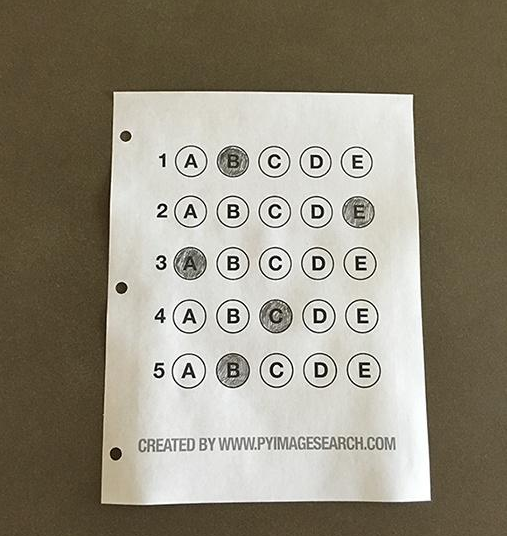
#> input picture week2/image3.png, 507 x 536 px
$ python 4.py
#> lines starting #> are read from the running program, lines starting #| are printed output that depends on the picture; after the words box and inside, x2 and y2 are one past the last pixel; in counts of white or black regions, pixels touching at a corner belong together
import cv2
import numpy as np


def order_points(pts):
    rect = np.zeros((4, 2), dtype="float32")
    s = pts.sum(axis=1)
    rect[0] = pts[np.argmin(s)]
    rect[2] = pts[np.argmax(s)]

    diff = np.diff(pts, axis=1)
    rect[1] = pts[np.argmin(diff)]
    rect[3] = pts[np.argmax(diff)]

    return rect


def get_scan(image_path):
#> called with image_path = 'image3.png'
    image = cv2.imread(image_path)
#> image is the input picture: shape (536, 507, 3); mean B, G, R 123.1, 139, 145.3
    gray = cv2.cvtColor(image, cv2.COLOR_BGR2GRAY)
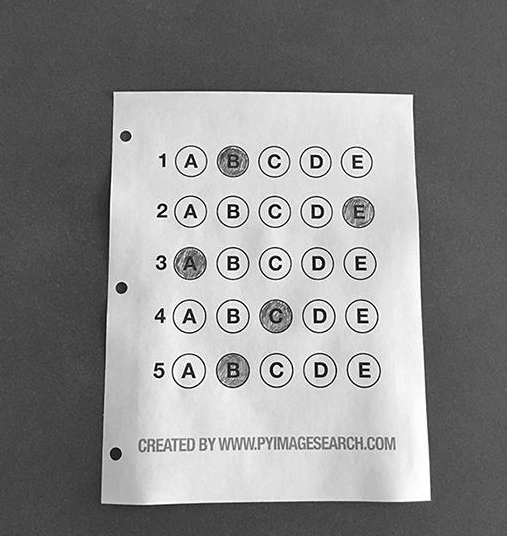
#> gray: shape (536, 507); min 0, max 255, mean 139.1
    blurred = cv2.GaussianBlur(gray, (5, 5), 0)
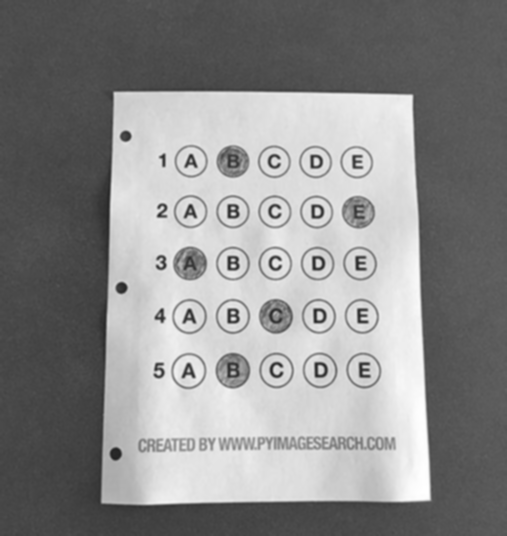
#> blurred: shape (536, 507); min 35, max 255, mean 139.1
    edged = cv2.Canny(blurred, 75, 200)
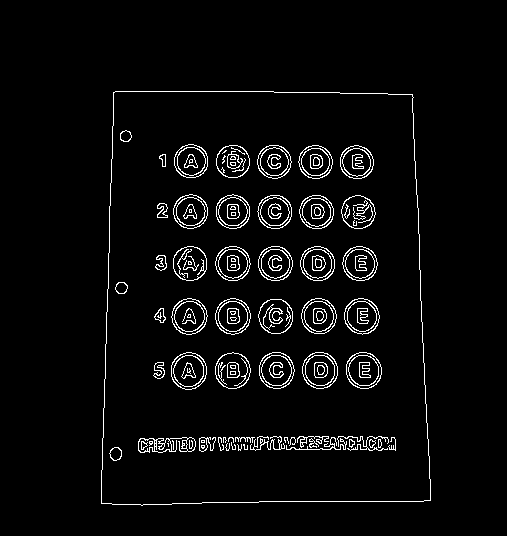
#> edged: shape (536, 507); 4% white in thin lines or dots, all inside (x1, y1, x2, y2) = (101, 91, 431, 506)

    contours, _ = cv2.findContours(edged, cv2.RETR_EXTERNAL, cv2.CHAIN_APPROX_SIMPLE)
#> contours = 1 contour; box (x1, y1, x2, y2) and area: (101, 91, 431, 506) 128732
    contours = sorted(contours, key=cv2.contourArea, reverse=True)[:5]

    card_contour = None
    for contour in contours:
        perimeter = cv2.arcLength(contour, True)
        approx = cv2.approxPolyDP(contour, 0.02 * perimeter, True)
        if len(approx) == 4:
            card_contour = approx
            break
#> this loop made 1 pass
#> (perimeter, card_contour) on pass 1: (1462.8, [[113, 92], [101, 503], [430, 500], [412, 94]])

    rect = order_points(card_contour.reshape(4, 2))
#> in order_points, `s = pts.sum(axis=1)`: s = [205, 604, 930, 506]
#> in order_points, `diff = np.diff(pts, axis=1)`: diff = [-21, 402, 70, -318]
#> rect = [[113, 92], [412, 94], [430, 500], [101, 503]]
    (tl, tr, br, bl) = rect
#> tl = [113, 92]; tr = [412, 94]; br = [430, 500]; bl = [101, 503]

    widthA = np.sqrt(((br[0] - bl[0]) ** 2) + ((br[1] - bl[1]) ** 2))
#> widthA = 329
    widthB = np.sqrt(((tr[0] - tl[0]) ** 2) + ((tr[1] - tl[1]) ** 2))
#> widthB = 299
    maxWidth = max(int(widthA), int(widthB))
#> maxWidth = 329

    heightA = np.sqrt(((tr[0] - br[0]) ** 2) + ((tr[1] - br[1]) ** 2))
#> heightA = 406.4
    heightB = np.sqrt(((tl[0] - bl[0]) ** 2) + ((tl[1] - bl[1]) ** 2))
#> heightB = 411.2
    maxHeight = max(int(heightA), int(heightB))
#> maxHeight = 411

    dst = np.array([
        [0, 0],
        [maxWidth - 1, 0],
        [maxWidth - 1, maxHeight - 1],
        [0, maxHeight - 1]], dtype="float32")
#> dst = [[0, 0], [328, 0], [328, 410], [0, 410]]

    M = cv2.getPerspectiveTransform(rect, dst)
#> M = [[1.1, 0.0322, -127.7], [-0.00748, 1.12, -102], [-4.08e-05, 0.000249, 1]]
    warped = cv2.warpPerspective(gray, M, (maxWidth, maxHeight))
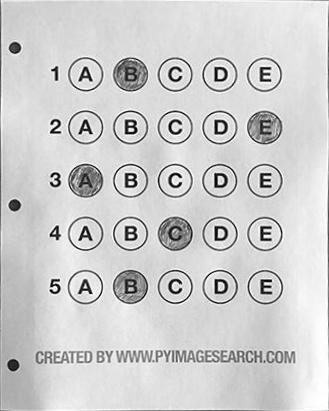
#> warped: shape (411, 329); min 1, max 255, mean 206.2

    _, binary = cv2.threshold(warped, 127, 255, cv2.THRESH_BINARY + cv2.THRESH_OTSU)
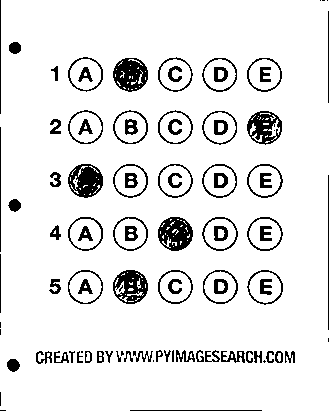
#> binary: shape (411, 329); 90.5% white; 97 black regions (16 under 20 px), largest, box (x1, y1, x2, y2) and area: (113, 58, 148, 92) 816, (158, 217, 193, 251) 798, (68, 164, 103, 198) 792

    return binary


scan_result = get_scan('image3.png')
cv2.imwrite('card_scan.png', scan_result)

$ run again, with week2/image2.png copied over week2/image3.png
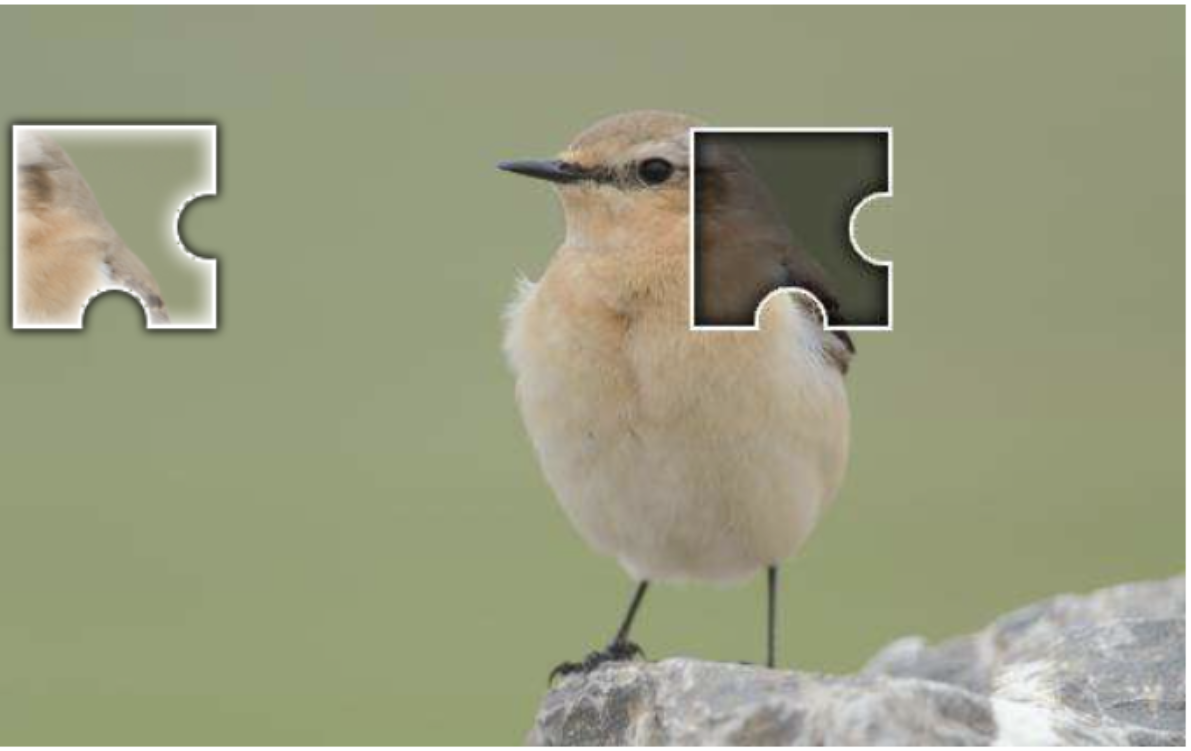
#> input picture week2/image2.png, 1191 x 751 px
#> in get_scan, image is the input picture: shape (751, 1191, 3); mean B, G, R 128.7, 156.9, 153.9
#> in get_scan, `edged = cv2.Canny(blurred, 75, 200)`:
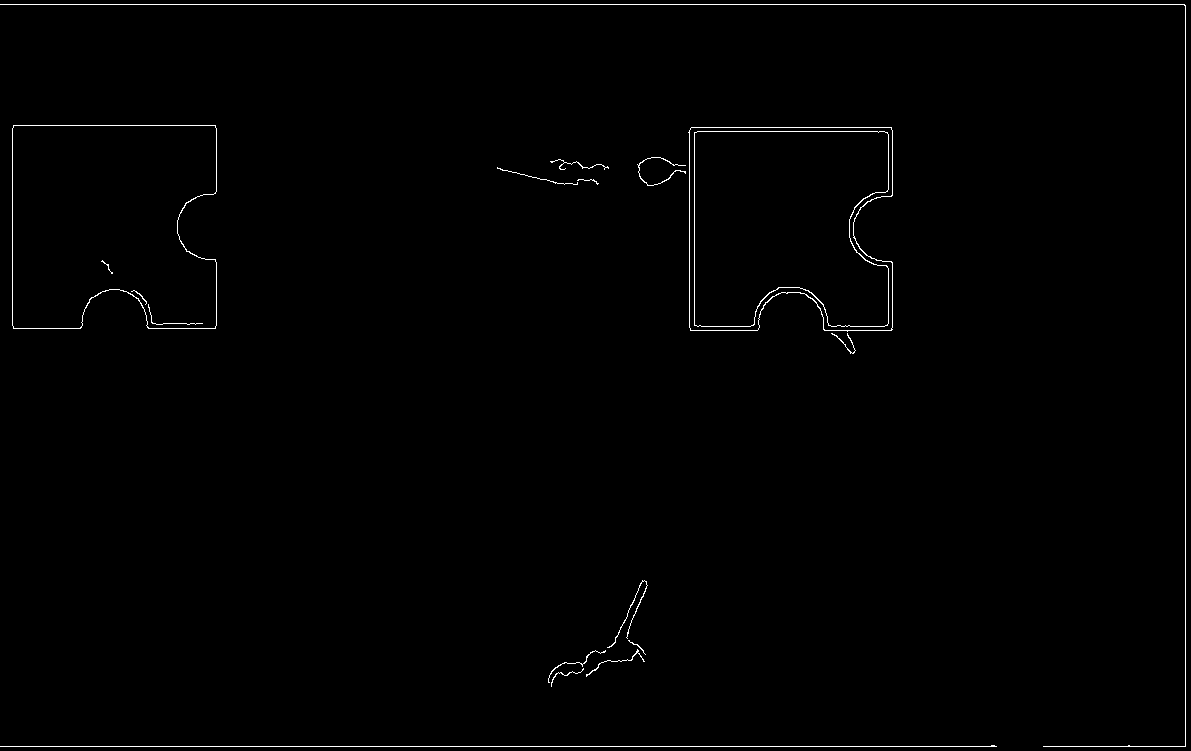
#> edged: shape (751, 1191); 0.76% white in thin lines or dots
#> in get_scan, `contours, _ = cv2.findContours(edged, cv2.RETR_EXTERNAL, cv2.CHAIN_APP..`: contours = 14 contours, 8 with area under 20; largest, box (x1, y1, x2, y2) and area: (12, 125, 217, 329) 37256, (688, 127, 893, 332) 37082, (607, 580, 648, 648) 32, (637, 157, 686, 186) 30, (586, 649, 645, 677) 24, (548, 650, 606, 683) 22
#> in get_scan, `contours = sorted(contours, key=cv2.contourArea, reverse=True)[:5]`: contours = 5 contours; box (x1, y1, x2, y2) and area: (12, 125, 217, 329) 37256, (688, 127, 893, 332) 37082, (607, 580, 648, 648) 32, (637, 157, 686, 186) 30, (586, 649, 645, 677) 24
#> the loop in get_scan, `for contour in contours:` made 3 passes
#> (perimeter, card_contour) on pass 3: (307.5, [[646, 581], [607, 647], [644, 580], [627, 638]])
#> s = [1227, 1254, 1224, 1265]
#> diff = [-65, 40, -64, 11]
#> rect = [[644, 580], [646, 581], [627, 638], [607, 647]]
#> tl = [644, 580]; tr = [646, 581]; br = [627, 638]; bl = [607, 647]
#> widthA = 21.93
#> widthB = 2.24
#> maxWidth = 21
#> heightA = 60.08
#> heightB = 76.54
#> maxHeight = 76
#> dst = [[0, 0], [20, 0], [20, 75], [0, 75]]
#> M = [[-2.03, -1.12, 1960], [0.861, -1.72, 444.5], [0.0139, -0.0176, 1]]
#> in get_scan, `_, binary = cv2.threshold(warped, 127, 255, cv2.THRESH_BINARY + cv2.TH..`:
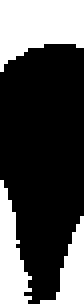
#> binary: shape (76, 21) (shown 4 times larger); 32.1% white; 3 white regions, box (x1, y1, x2, y2) and area: (0, 0, 21, 18) 265, (0, 45, 8, 76) 145, (10, 54, 21, 76) 103
